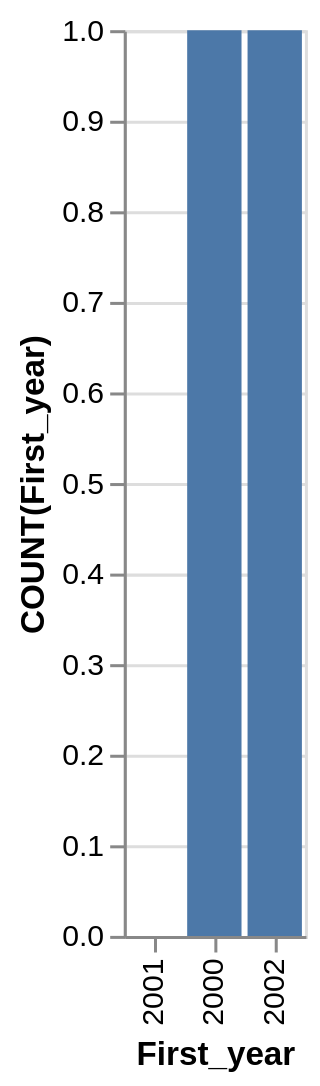

Vega-Lite specification stored for this chart:
### Vega-Lite specification from a JSON file in a GitHub repository (floating-point values rounded to 4 significant figures)
{"data": {"values": [{"x_data": "2001", "y_data": 0}, {"x_data": "2000", "y_data": 1}, {"x_data": "2002", "y_data": 1}]}, "mark": "bar", "encoding": {"x": {"field": "x_data", "type": "nominal", "title": "First_year", "sort": {"op": "sum", "field": "y_data", "order": "ascending"}}, "y": {"field": "y_data", "type": "quantitative", "title": "COUNT(First_year)"}}}
